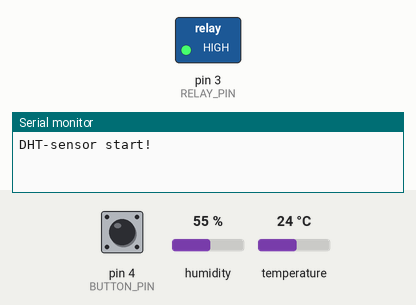
Bench run of a program on a simulated Arduino Nano, built with avr-gcc and run on an emulated ATmega328P. Shown: switched loads named in the program (green lamp = pin HIGH), the last lines printed to the serial monitor. The test bench sets the inputs (shaded band); at power-on: pin 4 (BUTTON_PIN) HIGH, humidity 55 %, temperature 24 °C.

Above: at 1.3 s.
1.4 s: pin 4 (BUTTON_PIN) pulled LOW for 0.15 s
At 2.1 s:
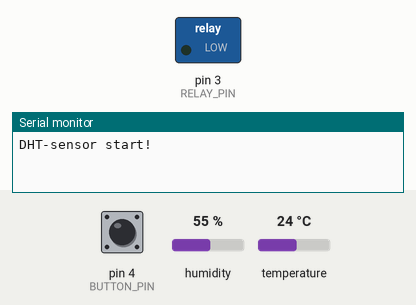
3.3 s: pin 4 (BUTTON_PIN) pulled LOW for 1 s
At 5.4 s:
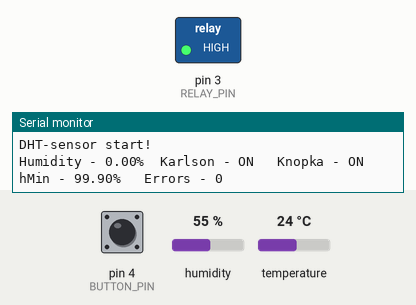
Timing chart, 0 to 6.9 s (numbered marks = the images above; inputs shaded):
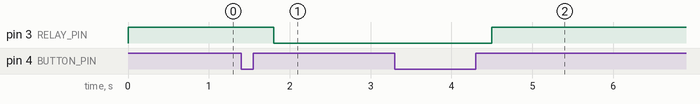

The program:

main.cpp
```cpp
#include "DHT_U.h"                                            // Подключаем библиотеку датчика влажности
#define DHTPIN 2                                              // Задаем имя константы для пина 2 (вход датчик давления)
#define RELAY_PIN 3                                           // Задаем имя константы для пина 3 (выход реле Карлсона)
#define BUTTON_PIN 4                                          // Задаем имя константы для пина 4 (вход кнопка)
#define DHTTYPE DHT11                                         // Задаем имя константы для типа датчика DHT11
//#define DHTTYPE DHT22                                       // Задаем имя константы для типа датчика DHT22
DHT dht(DHTPIN, DHTTYPE);                                     // Создаем объект класса "датчик"
boolean flag_button = false;                                  // Объявляем переменную для хранения состояния кнопки
boolean flag_karlson = false;                                 // Объявляем переменную выбора источника включения карлсона
unsigned long button_on_timer;                                // Объявляем переменную хранения времени нажатия кнопки
unsigned long sensor_timer;                                   // Объявляем переменную хранения времени опроса датчика
unsigned long show_timer;                                     // Объявляем переменную хранения времени вывода в монитор
float h;                                                      // Объявляем переменную для хранения показаний влажности
float hMin = 99.9;                                            // Объявляем переменную для хранения минимального значения влажности
int counter_errors = 0;                                       // Объявляем переменную счетчик ошибок чтения данных с датчика
inline void Reset() {asm("JMP 0");}

void setup()
{
  pinMode (DHTPIN, INPUT);                                    // Инициализируем пин 2 как входящий
  pinMode (RELAY_PIN, OUTPUT);                                // Инициализируем пин 3 как исходящий
  pinMode (BUTTON_PIN, INPUT);                                // Инициализируем пин 4 как входящий
  digitalWrite(RELAY_PIN, HIGH);                              // Выключаем Карлсона (для обратного реле), для прямого реле закомментировать
  Serial.begin(9600);                                         // Инициализируем интерфейс связи с монитором порта
  dht.begin();                                                // Инициализируем интерфейс связи с датчиком влажности
  Serial.println("DHT-sensor start!");                        // Выводим информацию о успешной загрузке контроллера
  delay(100);                                                 // Останавливаем программу до выхода датчика в рабочий режим
}
void loop()
{
  if(counter_errors >= 5)                                     // Если количество ошибок чтения больше указанного
  {
    Serial.println("System Reloading...");
    Serial.println("...................");
    delay(500);
    Reset();                                                  // Перезагружаем контроллер
  }
  if(millis() - sensor_timer > 5000)                          // Задаем переодичность опроса датчика в мс
  {
    h = dht.readHumidity();                                   // Считываем в переменную показания влажности
    delay(50);                                                // Останавливаем программу до получения данных от датчика
    if (isnan(h))
    {
      Serial.println("Failed to read from DHT");              // Если считывание не удалось выводим сообщение в монитор порта
      counter_errors++;                                       // Увеличиваем счетчик ошибок на единицу
    }
     else                                                     // Если удалось
     {
        if(h < hMin && h != 0) hMin = h;                      // Обучаем Карлсона нормальной влажности
        counter_errors = 0;                                   // Сбрасываем счетчик ошибок
     }
    sensor_timer = millis();                                  // Инициализируем таймер текущим значением времени в мс
  }
  if(digitalRead(BUTTON_PIN) == LOW)                          // Если кнопка нажата
  {
    delay(400);                                               // Пауза для отсечения дребезга и корректировки времени нажатия на кнопку
    if(flag_button)                                           // Если это повторное нажатие
    {
      flag_button = false;                                    // Опускаем флаг нажатия кнопки
      return;                                                 // Выходим в начало главного цикла
    }
    flag_button = true;                                       // Поднимаем флаг нажатия кнопки
    button_on_timer = millis();                               // Инициализируем переменную текущим временем в мс
  }
  if(millis() - button_on_timer > 300000)                     // Если время работы таймера превысило .. мс, таймер выключения Карлсона
  {
    flag_button = false;                                      // Выключаем кнопку
  }
  if(h >= hMin + 35 || flag_button)                           // Если превышено значение влажности или нажата кнопка
  {
    digitalWrite(RELAY_PIN, LOW);                             // Включаем Карлсона, для прямого реле установить HIGH
    if(flag_button) flag_karlson = true;                      // Если включено с кнопки поднимаем флаг
  }
  if((h <= hMin + 5 && !flag_button) || (!flag_button && flag_karlson))    // Если значение влажности меньше указанного и кнопка не нажата
  {                                                           // или кнопка не нажата и поднят флаг включения Карлсона кнопкой
    digitalWrite(RELAY_PIN, HIGH);                            // Выключаем Карлсона, для прямого реле установить LOW
    flag_karlson = false;                                     // Опускаем флаг включения Карлсона кнопкой
  }

    if(millis() - show_timer > 3000)                          // Задаем периодичность вывода данных в монитор порта
    {
      Serial.print("Humidity - ");                            // Выводим в монитор порта текущую влажность
      Serial.print(h);
      if(isnan(h))
        Serial.print("%    ");
      else
        Serial.print("%  ");

      if(digitalRead(RELAY_PIN))
        Serial.print("Karlson - OFF  ");                      // Выводим в монитор порта состояние Карлсона
      else
        Serial.print("Karlson - ON   ");                      // Выводим в монитор порта состояние Карлсона

      if(flag_button)
        Serial.print("Knopka - ON   ");                       // Выводим в монитор порта состояние кнопки
      else
        Serial.print("Knopka - OFF  ");

      Serial.print("hMin - ");
      Serial.print(hMin);                                     // Выводим в монитор порта нормальную влажность
      Serial.print("%   ");
      Serial.print("Errors - ");
      Serial.println(counter_errors);
      show_timer = millis();
    }
}
```

Measured:
- after the input at 1.4 s, pin 3 (RELAY_PIN): HIGH → LOW after 0.40 s
- after the input at 3.3 s, pin 3 (RELAY_PIN): LOW → HIGH after 1.2 s
